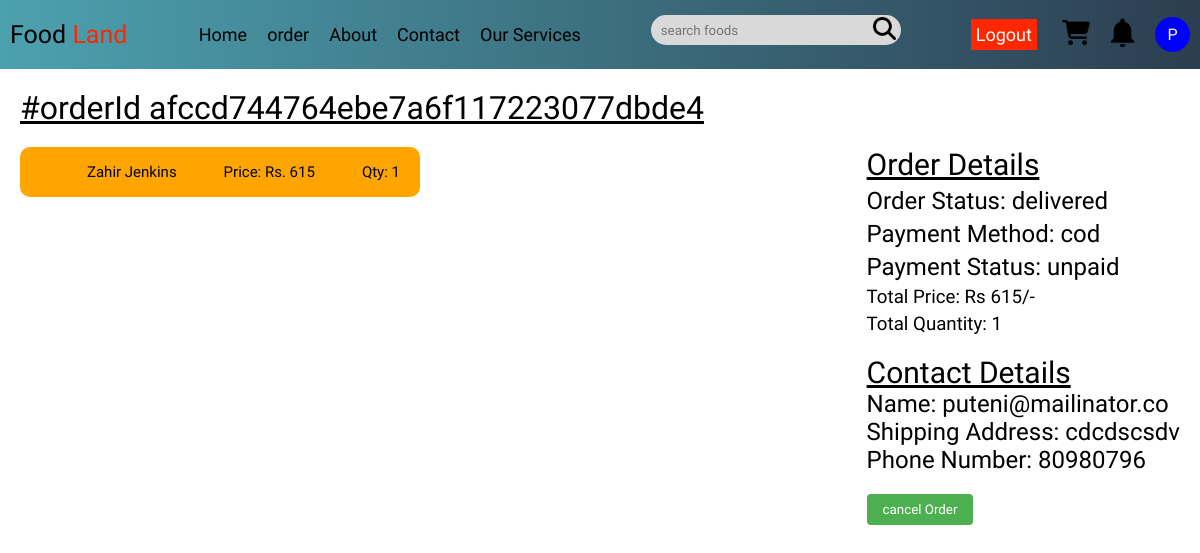
The app's page /pages/singleorder.php?orderId=afccd744764ebe7a6f117223077dbde4 (signed in), older data.
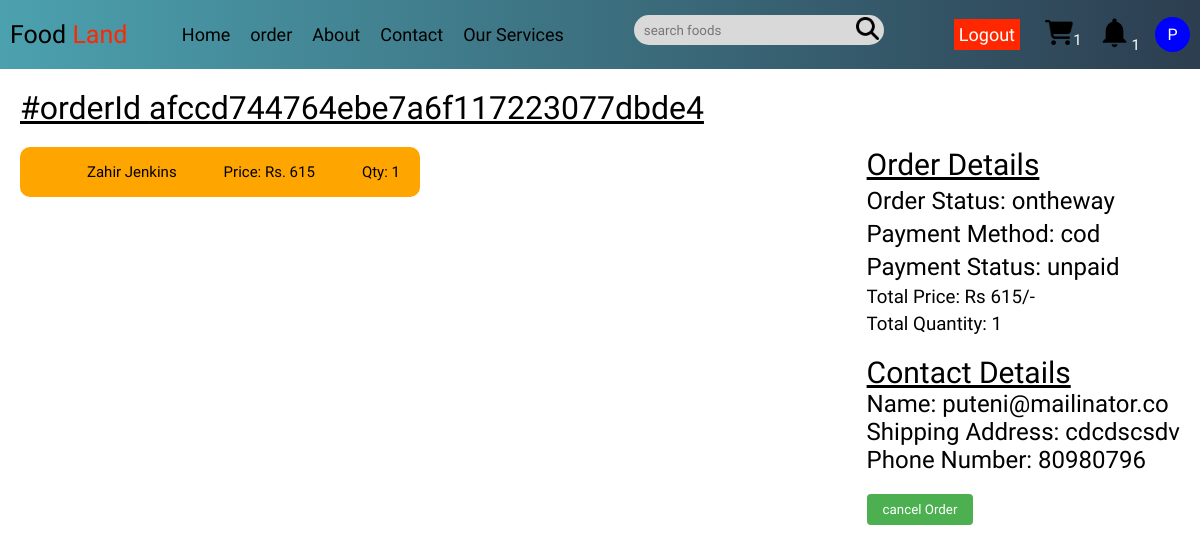
The same page, newer data.
### tables this page shows
CREATE TABLE `orderss` (
  `id` varchar(100) NOT NULL DEFAULT uuid(),
  `orderStatus` enum('pending','confirm','ontheway','delivered','preparation','returned') DEFAULT 'pending',
  `amount` int(11) DEFAULT NULL,
  `userId` varchar(100) DEFAULT NULL,
  `paymentId` varchar(100) DEFAULT NULL,
  `createdAt` timestamp NOT NULL DEFAULT current_timestamp() ON UPDATE current_timestamp(),
  `quantity` int(11) DEFAULT NULL,
  `shippingAddress` varchar(255) DEFAULT NULL,
  `phoneNumber` varchar(10) DEFAULT NULL
);

### pages/singleorder.php (the view, shortened to what the changed rows need)
<?php
include("../components/fetchdata.php");
include('../connection.php');
if(isset($_GET['orderId'])){
    $id=$_GET['orderId'];
}
$sql = mysqli_query($conn, "SELECT * FROM `orderss` WHERE id='$id'");
$result = mysqli_fetch_assoc($sql);
$paymentId = $result['paymentId'];
$userId = $result['userId'];
$fetchUser= mysqli_query($conn, "SELECT * FROM `users` WHERE id='$userId'");
$userDetail=mysqli_fetch_assoc($fetchUser);
$fetchpaymentDetails = mysqli_query($conn, "SELECT * FROM `paymentdetails` WHERE id='$paymentId'");
$paymentDetails = mysqli_fetch_assoc($fetchpaymentDetails);
?>
<!DOCTYPE html>
<html lang="en">
<head>
</head>
<body>
    <?php include('../components/navbar.php');?>
    <div class="container">
        <h1 style="text-decoration:underline">#orderId <?php echo $id?></h1>
        <div class="flex-container">
                <?php
                $fetchorderDetails = mysqli_query($conn, "SELECT * FROM `orderdetails` WHERE orderId='$id'");
                $totalPrice = 0;
                $totalQuantity = 0;
                while($orderDetails = mysqli_fetch_assoc($fetchorderDetails)){
                    $price = $orderDetails['price'];
                    $quantity = $orderDetails['quantity'];
                    $totalPrice += $price;
                    $totalQuantity += $quantity;
                ?>
                <?php } ?>
            <section class="section">
                <div class="summary-section">
                    <h1 class="summary-heading">Order Details</h1>
                    <div class="order-details-info">
                        <h2>Order Status: <?php echo $result['orderStatus']?></h2>
                        <h2>Payment Method: <?php echo $paymentDetails['paymentMethod']?></h2>
                        <h2>Payment Status: <?php echo $paymentDetails['paymentStatus']?></h2>
                        <h3>Total Price: Rs <?= $totalPrice ?>/-</h3>
                        <h3>Total Quantity: <?= $totalQuantity ?></h3>
                    </div>
                </div>
                <div class="summary-section">
                    <h1 class="summary-heading">Contact Details</h1>
                    <h2>Name: <?php echo $userDetail['name'] ?></h2>
                    <h2>Shipping Address: <?= $result['shippingAddress']?></h2>
                    <h2>Phone Number: <?= $result['phoneNumber']?></h2>
                </div>
            </section>
        </div>
    </div>
</body>
</html>

### components/navbar.php (shortened to what the changed rows need)
<!DOCTYPE html>
<html lang="en">
<head>
</head>
<body>
    <?php
    require('../components/fetchdata.php');
    ?>
    <div style="display: flex; margin:0 auto;background: linear-gradient(90deg, #4ca1af, #2c3e50);">
        <nav>
            <div class="right_nav">
                <ul class='user'>
                    <li>
                <?php
    if(!isset($userId)){
        echo '<a href="../pages/cart.php"><img src="../assets/cart.png" alt="cart_icon" style="height:25px;" id="toggle_cart"></a>';
    } else {
        echo '<a href="../pages/cart.php"><img src="../assets/cart.png" alt="cart_icon" style="height:25px;" id="toggle_cart"></a>';
        $sql = mysqli_query($conn, "select * from `carts` where userid='$userId'");
        if($row = mysqli_num_rows($sql) > 0) {
             echo "<span style='color:white;font-size:15px;'>$row</span>";
        } else {
            echo "";
        }
    }
?>  </li>
         <li>
            <?php
              if(isset($userId)){
              echo' <a href="../pages/notification.php"><img src="../assets/notification.png" alt="" style="height:35px"></a>';
              $sql=mysqli_query($conn,"SELECT * from `notifications` Where userId='$userId'");
              if($row=mysqli_num_rows($sql)>0){
             echo "<span style='color:white;font-size:15px;'>$row</span>";
              }
              }else{
                echo "";
              }
          ?>
        </li>
                </ul>
            </div>
        </nav>
    </div>
</body>

Row changes from the older to the newer data that the page shows:
changed orderss "cdcdscsdv": orderStatus "delivered" → "ontheway"
Text that changed along with them:
$row: (not shown) → "1"
